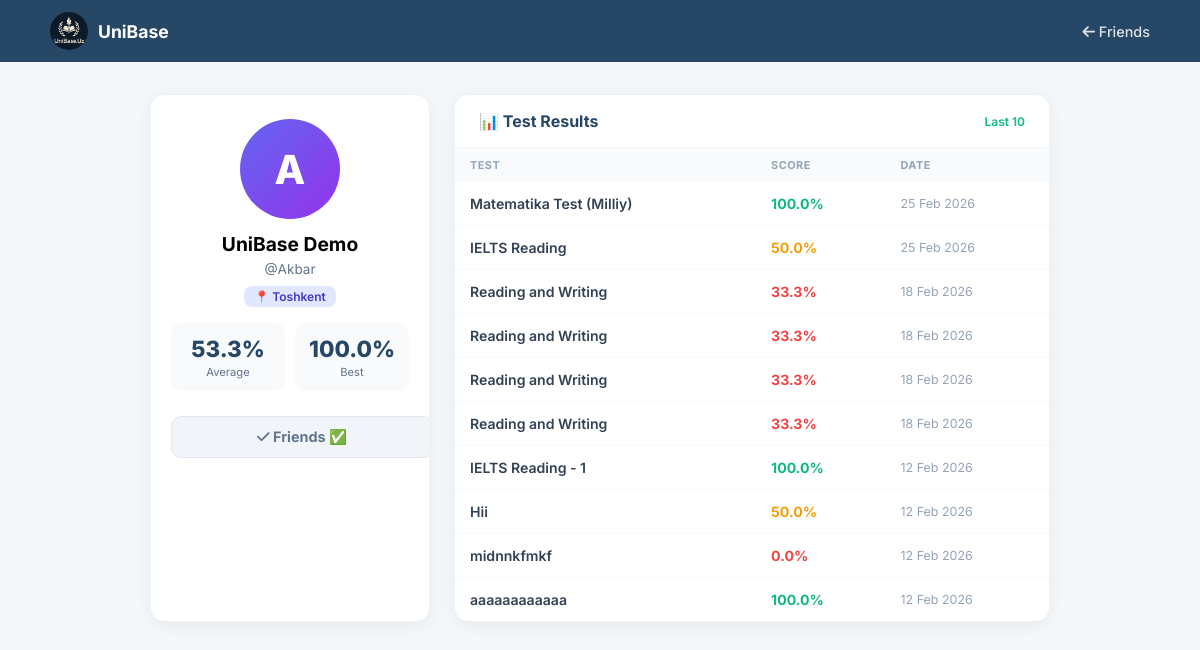
Page /user/Akbar/ (signed in) on the committed database.
### user/models.py (models this page shows, shortened)
class Profile(models.Model):
    user = models.OneToOneField(User, on_delete=models.CASCADE, related_name='profile')
    email = models.EmailField(max_length=254, blank=True, null=True)
    phone_number = models.CharField(max_length=20, blank=True, null=True)
    photo = models.ImageField(upload_to='profiles/', blank=True, null=True)
    coins = models.PositiveIntegerField(default=1000)
    free_trial_used = models.BooleanField(default=False)
    viloyat = models.CharField(max_length=100, blank=True, default='')
    streak_days = models.IntegerField(default=0)
    last_test_date = models.DateField(null=True, blank=True)
    badge = models.CharField(max_length=100, blank=True, default='')
    consecutive_perfect = models.IntegerField(default=0)

### app/models.py (models this page shows, shortened)
class UserTestResult(models.Model):
    user       = models.ForeignKey(User, on_delete=models.CASCADE)
    test_name  = models.CharField(max_length=255)
    score      = models.FloatField()
    date_taken = models.DateTimeField(auto_now_add=True)

### app/views.py (the view)
# urls.py: path('user/<str:username>/', friend_profile, name='friend_profile'),
@login_required
def friend_profile(request, username):
    friend = get_object_or_404(User, username=username)
    if friend == request.user:
        return redirect('profile')
    is_friend = Friendship.objects.filter(
        Q(from_user=request.user, to_user=friend) | Q(from_user=friend, to_user=request.user),
        accepted=True
    ).exists()
    pending_sent     = Friendship.objects.filter(from_user=request.user, to_user=friend, accepted=False).exists()
    pending_received = Friendship.objects.filter(from_user=friend, to_user=request.user, accepted=False).exists()
    friend_results = friend_avg = friend_best = 0
    if is_friend:
        friend_results = UserTestResult.objects.filter(user=friend).order_by('-date_taken')[:10]
        agg        = friend_results.aggregate(avg=Avg('score'), best=Max('score'))
        friend_avg = round(agg['avg'] or 0, 1)
        friend_best = agg['best'] or 0
    return render(request, 'friend_profile.html', {
        'friend': friend, 'friend_profile': getattr(friend, 'profile', None),
        'is_friend': is_friend, 'pending_sent': pending_sent,
        'pending_received': pending_received, 'friend_results': friend_results,
        'friend_avg': friend_avg, 'friend_best': friend_best,
    })

### app/templates/friend_profile.html (shortened to what this page needs)
{% load i18n %}
{% load static %}
<!DOCTYPE html>
<html lang="{{ LANGUAGE_CODE }}">
<head>
    <link rel="stylesheet" href="https://cdnjs.cloudflare.com/ajax/libs/font-awesome/6.4.0/css/all.min.css">
</head>
<body>
<header>
    <div class="header-container">
        <a href="{% url 'home' %}" class="logo">
            <img src="/media/media/logo.jpg" alt="Logo">
            <span>UniBase</span>
        </a>
        <a href="{% url 'my_friends' %}" class="back-btn"><i class="fa-solid fa-arrow-left"></i> {% trans "Friends" %}</a>
    </div>
</header>
<div class="container">
    <div class="card left-card">
        <div class="avatar-big">{{ friend.username|slice:":1"|upper }}</div>
        <div class="friend-name">{{ friend.get_full_name|default:friend.username }}</div>
        <div style="color:#64748b; font-size:0.85rem; margin-bottom:0.5rem;">@{{ friend.username }}</div>
        {% if friend_profile.viloyat %}
        <div class="viloyat-tag">📍 {{ friend_profile.viloyat }}</div>
        {% endif %}
        {% if is_friend %}
        <div class="stat-mini">
            <div class="stat-mini-item">
                <div class="val">{{ friend_avg }}%</div>
                <div class="lbl">{% trans "Average" %}</div>
            </div>
            <div class="stat-mini-item">
                <div class="val">{{ friend_best }}%</div>
                <div class="lbl">{% trans "Best" %}</div>
            </div>
        </div>
        {% endif %}
        <div class="action-area">
            {% if is_friend %}
                <div class="btn-add btn-gray"><i class="fa-solid fa-check"></i> {% trans "Friends" %} ✅</div>
            {% elif pending_received %}
                <a href="{% url 'accept_friend' friend.username %}" class="btn-add btn-accept">✅ {% trans "Accept" %}</a>
                <a href="{% url 'reject_friend' friend.username %}" class="btn-add btn-reject">❌ {% trans "Reject" %}</a>
            {% elif pending_sent %}
                <div class="btn-add btn-pending">⏳ {% trans "Request Sent" %}</div>
            {% else %}
                <a href="{% url 'add_friend' friend.username %}" class="btn-add btn-green"><i class="fa-solid fa-user-plus"></i> {% trans "Add Friend" %}</a>
            {% endif %}
        </div>
    </div>
    <div class="card">
        <div class="results-header">
            <h3>📊 {% trans "Test Results" %}</h3>
            {% if is_friend %}
            <span style="font-size:0.75rem; color:#10b981; font-weight:600;">{% trans "Last 10" %}</span>
            {% endif %}
        </div>
        {% if is_friend %}
            {% if friend_results %}
            <table>
                <thead>
                    <tr>
                        <th>{% trans "Test" %}</th>
                        <th>{% trans "Score" %}</th>
                        <th>{% trans "Date" %}</th>
                    </tr>
                </thead>
                <tbody>
                    {% for r in friend_results %}
                    <tr>
                        <td style="font-weight:600;">{{ r.test_name }}</td>
                        <td>
                            <span class="{% if r.score >= 80 %}score-green{% elif r.score >= 50 %}score-yellow{% else %}score-red{% endif %}">
                                {{ r.score }}%
                            </span>
                        </td>
                        <td style="color:#94a3b8; font-size:0.78rem;">{{ r.date_taken|date:"d M Y" }}</td>
                    </tr>
                    {% endfor %}
                </tbody>
            </table>
            {% else %}
            <div class="locked-box">
                <div class="lock-icon">📭</div>
                <h3>{% trans "No results yet" %}</h3>
                <p>{{ friend.username }} {% trans "hasn't taken any tests yet." %}</p>
            </div>
            {% endif %}
        {% endif %}
    </div>
</div>
</body>
</html>

### app/templates/friend_profile.html (style rules this page uses)
:root { --primary: #274766; --teal: #14b8a6; --bg: #f4f7fa; }
body { font-family: 'Inter', sans-serif; background: var(--bg); margin: 0; }
header { background: var(--primary); padding: 12px 0; position: sticky; top: 0; z-index: 100; }
.header-container { display: flex; justify-content: space-between; align-items: center; max-width: 1100px; margin: 0 auto; padding: 0 20px; }
.logo { display: flex; align-items: center; text-decoration: none; color: white; gap: 10px; }
.logo img { width: 38px; border-radius: 50%; }
.logo span { font-weight: 700; font-size: 1.1rem; }
.back-btn { color: rgba(255,255,255,0.85); text-decoration: none; font-size: 0.9rem; font-weight: 500; }
.container { max-width: 900px; margin: 2rem auto; padding: 0 20px; display: grid; grid-template-columns: 280px 1fr; gap: 1.5rem; }
.card { background: white; border-radius: 14px; box-shadow: 0 4px 15px rgba(0,0,0,0.05); border: 1px solid #eef2f6; overflow: hidden; }
.left-card { text-align: center; padding-bottom: 1.5rem; }
.avatar-big { width: 100px; height: 100px; border-radius: 50%; background: linear-gradient(135deg, #6366f1, #9333ea); display: flex; align-items: center; justify-content: center; font-size: 2.5rem; color: white; font-weight: 800; margin: 1.5rem auto 0.8rem; }
.friend-name { font-size: 1.2rem; font-weight: 700; margin-bottom: 0.3rem; }
.viloyat-tag { display: inline-block; background: #e0e7ff; color: #4338ca; padding: 3px 10px; border-radius: 8px; font-size: 0.75rem; font-weight: 600; margin-bottom: 1rem; }
.stat-mini { display: grid; grid-template-columns: 1fr 1fr; gap: 10px; padding: 0 20px 10px; }
.stat-mini-item { background: #f8fafc; border-radius: 10px; padding: 12px 8px; text-align: center; }
.stat-mini-item .val { font-size: 1.4rem; font-weight: 800; color: var(--primary); }
.stat-mini-item .lbl { font-size: 0.7rem; color: #64748b; margin-top: 3px; }
.action-area { padding: 15px 20px 0; }
.btn-add { display: block; width: 100%; padding: 11px; border-radius: 10px; font-weight: 700; font-size: 0.9rem; text-align: center; cursor: pointer; text-decoration: none; border: none; transition: 0.3s; }
.btn-gray { background: #f1f5f9; color: #64748b; border: 1px solid #e2e8f0; }
.results-header { display: flex; justify-content: space-between; align-items: center; padding: 1rem 1.5rem; border-bottom: 1px solid #f1f5f9; }
.results-header h3 { margin: 0; font-size: 1rem; color: var(--primary); }
table { width: 100%; border-collapse: collapse; }
th { background: #f8fafc; padding: 10px 15px; text-align: left; font-size: 0.68rem; color: #94a3b8; text-transform: uppercase; letter-spacing: 0.5px; }
td { padding: 13px 15px; border-bottom: 1px solid #f8fafc; font-size: 0.88rem; color: #334155; }
tr:last-child td { border-bottom: none; }
.score-green { color: #10b981; font-weight: 700; }
.score-yellow { color: #f59e0b; font-weight: 700; }
.score-red { color: #ef4444; font-weight: 700; }

### rows in the picture
Profile: viloyat "Toshkent"
UserTestResult: test_name "Matematika Test (Milliy)", score "100.0", date_taken "25 Feb 2026"
UserTestResult: test_name "IELTS Reading", score "50.0", date_taken "25 Feb 2026"
UserTestResult: test_name "Reading and Writing", score "33.3", date_taken "18 Feb 2026"
UserTestResult: test_name "Reading and Writing", score "33.3", date_taken "18 Feb 2026"
UserTestResult: test_name "Reading and Writing", score "33.3", date_taken "18 Feb 2026"
UserTestResult: test_name "Reading and Writing", score "33.3", date_taken "18 Feb 2026"
UserTestResult: test_name "IELTS Reading - 1", score "100.0", date_taken "12 Feb 2026"
UserTestResult: test_name "Hii", score "50.0", date_taken "12 Feb 2026"
UserTestResult: test_name "midnnkfmkf", score "0.0", date_taken "12 Feb 2026"
UserTestResult: test_name "aaaaaaaaaaaa", score "100.0", date_taken "12 Feb 2026"

### other values in the picture
{{ friend.username|slice:":1"|upper }} "A"
{{ friend.get_full_name|default:friend.username }} "UniBase Demo"
{{ friend.username }} "Akbar"
{{ friend_avg }} "53.3"
{{ friend_best }} "100.0"
